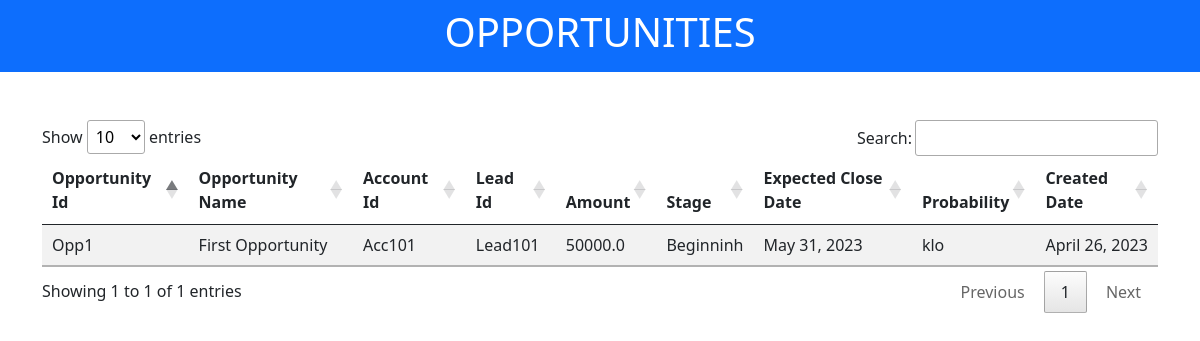
The page /OP001details on the database its author committed.
### Opportunities/models.py (models this page shows, shortened)
class OpportunitiesModel(models.Model):
    opportunity_id = models.CharField(primary_key=True,max_length=255)
    opportunity_name = models.CharField(max_length=255)
    account_id = models.ForeignKey(AccountsModel, on_delete=models.CASCADE,null=True)
    lead_id = models.ForeignKey(Leads, on_delete=models.CASCADE,null=True)
    amount = models.FloatField()
    stage = models.CharField(max_length=255)
    expected_close_date = models.DateField()
    probability = models.CharField(max_length=255)
    created_date = models.DateField()
    class Meta:
        verbose_name_plural = 'Oppurtunity'

### Accounts/models.py (models this page shows, shortened)
class AccountsModel(models.Model):
    account_id = models.CharField(primary_key=True,max_length=255)
    account_name = models.CharField(max_length=255)
    industry = models.CharField(max_length=255)
    website = models.CharField(max_length=255)
    phone_number = models.IntegerField(unique=True, validators=[RegexValidator(regex='^\d{10}$', message='Length has to be 10', code='Invalid number')])
    billing_address = models.CharField(max_length=255)
    shipping_address = models.CharField(max_length=255)
    class Meta:
        verbose_name_plural = 'Accounts'

### Leads/models.py (models this page shows, shortened)
class Leads(models.Model):
    leads_id = models.CharField(primary_key = True,max_length=255)
    first_name = models.CharField(max_length=255)
    last_name = models.CharField(max_length=255)
    email = models.EmailField()
    phone_number = models.IntegerField(unique=True, validators=[RegexValidator(regex='^\d{10}$', message='Length has to be 10', code='Invalid number')])
    company = models.CharField(max_length=255)
    lead_source = models.CharField(max_length=255)
    status = models.CharField(max_length=255)
    created_date = models.DateField()
    class Meta:
        verbose_name_plural = 'Leads'

### Opportunities/views.py (the view)
# urls.py: path('OP001details', views.opportunity, name="opportunitydetails")
def opportunity(request):
    opportunities = OpportunitiesModel.objects.all()
    return render(request, "templates/opportunity/opportunities.html", {'opportunities': opportunities})

### templates/opportunity/opportunities.html (shortened to what this page needs)
{% load static %}
<!doctype html>
<html lang="en">
<head>
    <link href="{% static 'css/bootstrap.min.css' %}" rel="stylesheet"
>
    <link rel="stylesheet" href="{% static 'css/datatable.min.css' %}" />
</head>
<body>
<div class="container-fluid p-2 bg-primary text-white text-center">
    <h1>OPPORTUNITIES</h1>
</div>
<div class="container mt-5">
      <table id="table1" class="table table-striped">
         <thead>
        <tr>
            <th>Opportunity Id</th>
            <th>Opportunity Name</th>
            <th>Account Id</th>
            <th>Lead Id</th>
            <th>Amount</th>
            <th>Stage</th>
            <th>Expected Close Date</th>
            <th>Probability</th>
            <th>Created Date</th>
        </tr>
        </thead>
        <tbody>
        {% for x in opportunities %}
            <tr>
                <td>{{ x.opportunity_id }}</td>
                <td>{{ x.opportunity_name }}</td>
                <td>{{ x.account_id.account_id }}</td>
                <td>{{ x.lead_id.leads_id }}</td>
                <td>{{ x.amount }}</td>
                <td>{{ x.stage }}</td>
                <td>{{ x.expected_close_date }}</td>
                <td>{{ x.probability }}</td>
                <td>{{ x.created_date }}</td>
            </tr>
        {% endfor %}
        </tbody>
    </table>
</div>
</body>
</html>

### rows shown on the page
OpportunitiesModel: opportunity_id "Opp1", opportunity_name "First Opportunity", account_id.account_id "Acc101", lead_id.leads_id "Lead101", amount "50000.0", stage "Beginninh", expected_close_date "May 31, 2023", probability "klo", created_date "April 26, 2023"
